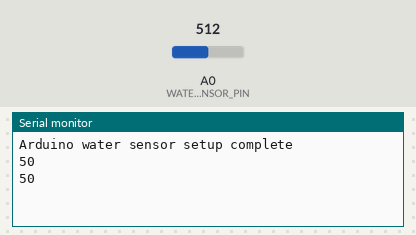
This sketch was run on a simulated Arduino Uno, built with avr-gcc and run on an emulated ATmega328P. Shown: the last lines printed to the serial monitor. The test bench sets the inputs (shaded band); at power-on: A0 (WATER_SENSOR_PIN) = 512.

Above: at 1.8 s.
1.9 s: A0 (WATER_SENSOR_PIN) set to 716
At 2.8 s:
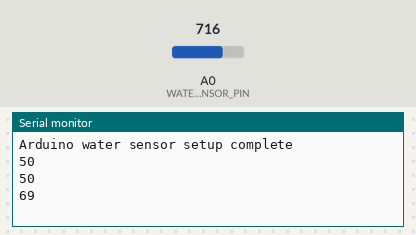
3.4 s: A0 (WATER_SENSOR_PIN) set to 900
At 4.7 s:
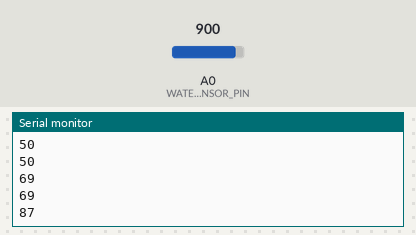
Timing chart, 0 to 6.4 s (numbered marks = the images above; inputs shaded):
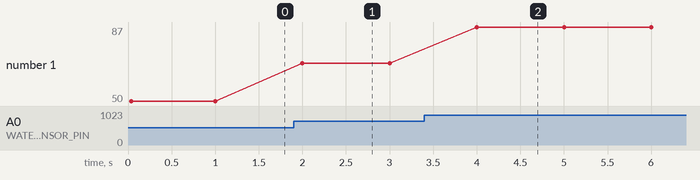

Measured:
- after the input at 1.9 s, the serial monitor: prints a new line after 0.10 s (image 1)
- after the input at 3.4 s, the serial monitor: prints a new line after 0.60 s (image 2)
- plotted number 1: 50 → 69 after the input at 1.9 s, 69 → 87 after the input at 3.4 s

The sketch:

water_sensor.ino
```cpp
/*
 * Arduino Water Sensor Reading Sketch
 *
 * This sketch reads data from an analog water/moisture sensor
 * and sends it over the serial port to a Raspberry Pi.
 */

// Water sensor connected to analog pin A0 (BLUE WIRE), - to GRN (BLACK WIRE), + to 5V (RED WIRE)
#define WATER_SENSOR_PIN A0

// Sample interval
const int SAMPLE_INTERVAL = 1000;  // Read sensor every 1000ms (1 second)

// Variables for mapping sensor values
const int DRY_VALUE = 0;      // Value when sensor is completely dry (adjust as needed)
const int WET_VALUE = 1023;   // Value when sensor is fully in water (adjust as needed)

void setup() {
  // Initialize serial communication
  Serial.begin(9600);

  // Print message to confirm setup
  Serial.println("Arduino water sensor setup complete");

  // Set the water sensor pin as input
  pinMode(WATER_SENSOR_PIN, INPUT);
}

void loop() {
  // Read the analog value from the water sensor (0-1023)
  int rawValue = analogRead(WATER_SENSOR_PIN);

  // Option 1: Send raw value (0-1023)
  // Serial.println(rawValue);

  // Option 2: Convert to percentage (0-100%)
  int percentValue = map(rawValue, DRY_VALUE, WET_VALUE, 0, 100);

  // Ensure the percentage stays within 0-100 range
  percentValue = constrain(percentValue, 0, 100);

  // Send the percentage value
  Serial.println(percentValue);

  // Wait before the next reading
  delay(SAMPLE_INTERVAL);
}
```
